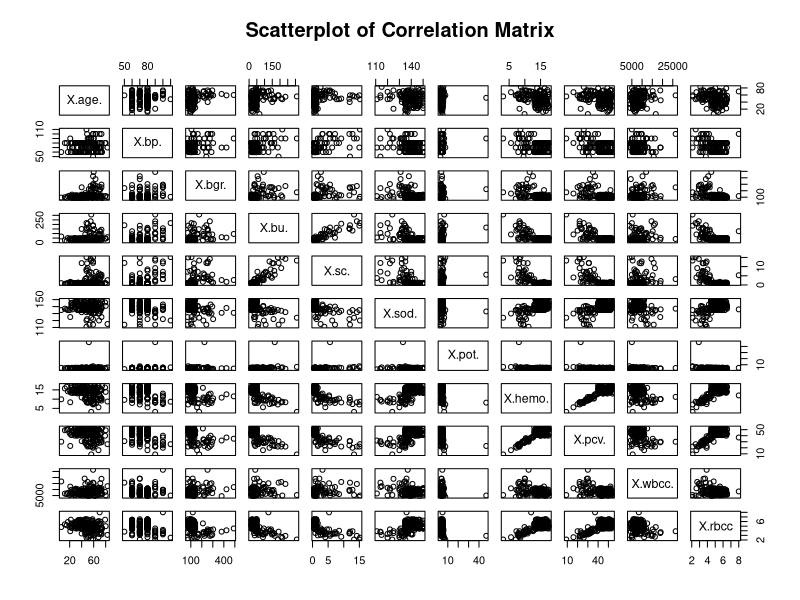
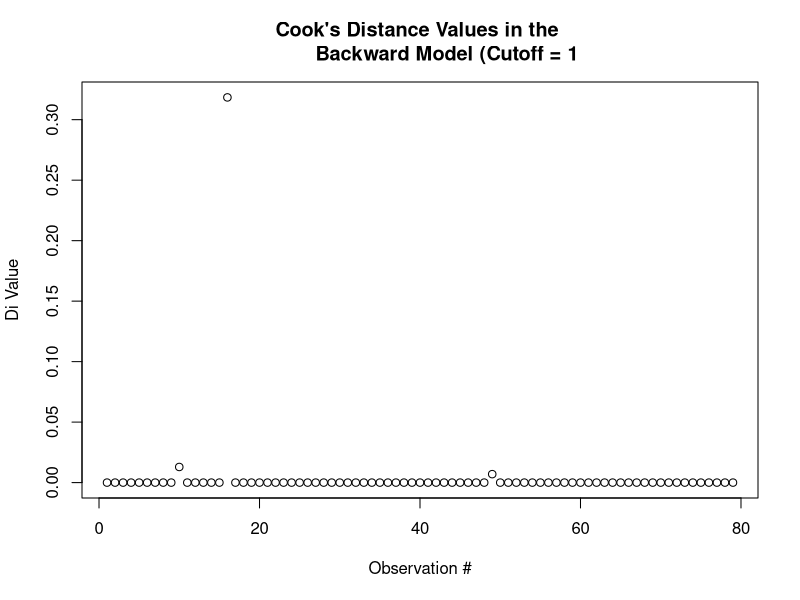
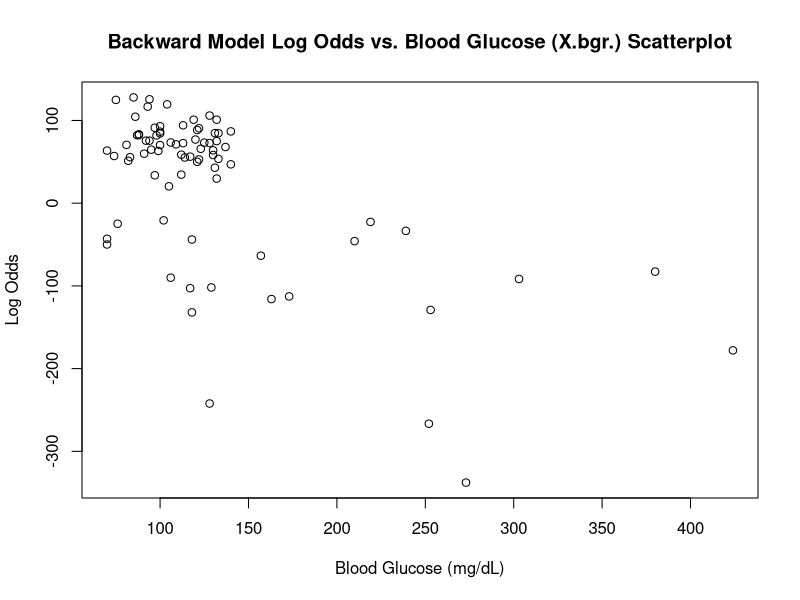
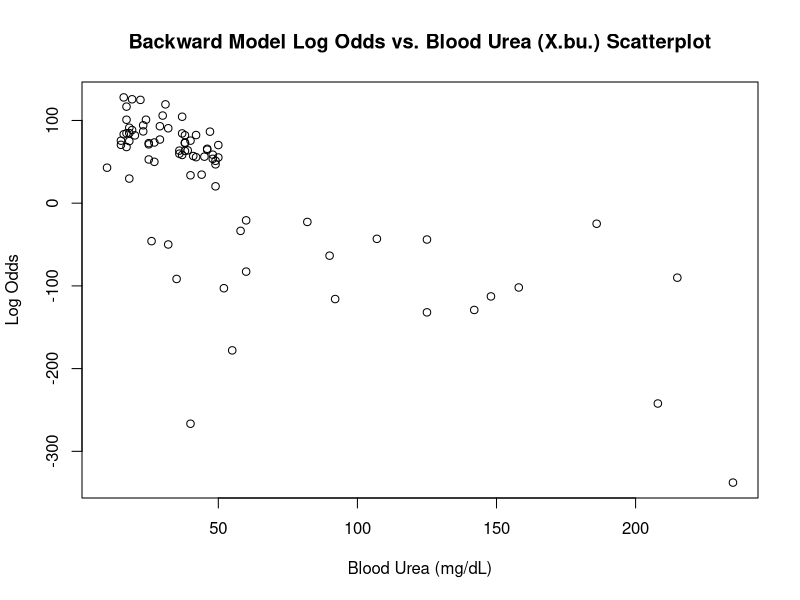
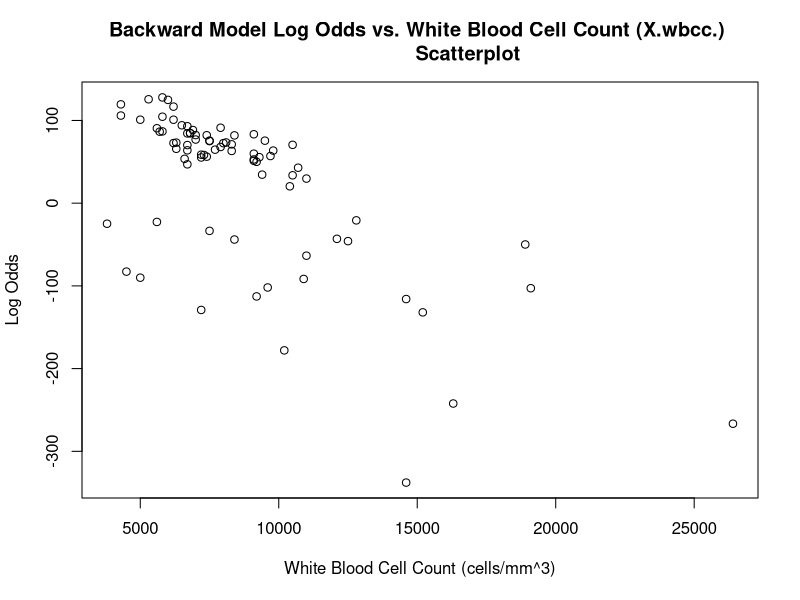

Generate these figures, in order, with R:
## ---- chunk 1
# Read original dataset
originalData <- read.csv("Data/chronic_kidney_disease_full.csv", header = TRUE)
colnames(originalData)
## ---- chunk 2
head(originalData, n = 5)
## ---- chunk 3
# Replace extraneous characters, whitespace and blankspace with NA values
replacedData <- read.csv("Data/chronic_kidney_disease_full.csv", 
	header = TRUE, na.strings = c("", " ", "?"))
head(replacedData, n = 1)
## ---- chunk 4
any(is.na(replacedData))
## ---- chunk 5
# Omit observations with NA entries
cleanedData <- na.omit(replacedData)
any(is.na(cleanedData))
## ---- chunk 6
str(cleanedData)
## ---- chunk 7
# Correct the variable types
formattedData <- cleanedData
formattedData$id <- as.integer(formattedData$id)
formattedData$X.sg. <- as.factor(formattedData$X.sg.)
formattedData$X.al. <- as.factor(formattedData$X.al.)
formattedData$X.su. <- as.factor(formattedData$X.su.)
formattedData$X.rbc. <- as.factor(formattedData$X.rbc.)
formattedData$X.pc. <- as.factor(formattedData$X.pc.)
formattedData$X.pcc. <- as.factor(formattedData$X.pcc.)
formattedData$X.ba. <- as.factor(formattedData$X.ba.)
formattedData$X.htn. <- as.factor(formattedData$X.htn.)
formattedData$X.dm. <- as.factor(formattedData$X.dm.)
formattedData$X.cad. <- as.factor(formattedData$X.cad.)
formattedData$X.appet. <- as.factor(formattedData$X.appet.)
formattedData$X.pe. <- as.factor(formattedData$X.pe.)
formattedData$X.ane. <- as.factor(formattedData$X.ane.)
formattedData$X.class. <- as.factor(formattedData$X.class.)
str(formattedData)
## ---- chunk 8
summary(formattedData)
## ---- chunk 9
# Extract continuous numerical variables
correlationMatrix <- data.frame(formattedData$X.age., formattedData$X.bp., 
	formattedData$X.bgr., formattedData$X.bu., formattedData$X.sc., 
		formattedData$X.sod., formattedData$X.pot., formattedData$X.hemo., 
			formattedData$X.pcv., formattedData$X.wbcc., formattedData$X.rbcc.)

# Abbreviate names
colnames(correlationMatrix) <- c("X.age.", "X.bp.", "X.bgr.", "X.bu.", "X.sc.", 
	"X.sod.", "X.pot.", "X.hemo.", "X.pcv.", "X.wbcc.", "X.rbcc")

# Correlation plot
plot(correlationMatrix, main = "Scatterplot of Correlation Matrix")
## ---- chunk 10
# Compute Pearson correlation coefficients and round r-values
round(cor(correlationMatrix, method = "pearson"), digits = 2)
## ---- chunk 11
abs(cor(correlationMatrix, method = "pearson")) > 0.7
## ---- chunk 12
table(formattedData$X.class.)
## ---- chunk 13
# Generate a row-randomized dataset
set.seed(42)
randomizedData <- formattedData[sample(nrow(formattedData)), ]
## ---- chunk 14
# Construct testing dataset
testingData <- randomizedData # Dataset is constructed by Complement Rule

# Construct training dataset
trainingData <- testingData[-c(1:157), ] # Copy column names & preserve type

for (i in 1:length(testingData$id)) # Extract first 22 CKD observations
{
	if ((testingData[i, ]$X.class. == "ckd") & 
		(sum(trainingData$X.class. == "ckd") < 22))
	{
		trainingData[nrow(trainingData) + 1, ] <- testingData[i, ]
		testingData <- testingData[-c(i), ]
	}
}

for (i in 1:length(testingData$id)) # Extract first 57 non-CKD observations 
{
	if ((testingData[i, ]$X.class. == "notckd") & 
		(sum(trainingData$X.class. == "notckd") < 57))
	{
		trainingData[nrow(trainingData) + 1, ] <- testingData[i, ]
		testingData <- testingData[-c(i), ]
	}
}

rm(i) # Clears the counter variable from the environment

# Reorder datasets
trainingData <- trainingData[order(trainingData$id), ]
testingData <- testingData[order(testingData$id), ]
## ---- chunk 15
# Generate the Null Model
nullModel <- glm(X.class. ~ 1, data = trainingData, family = "binomial")

# Generate the Full Model
fullModel <- glm(X.class. ~ X.age. + X.bp. + X.bgr. + X.bu. + X.sod. + X.pot. + 
	X.hemo. + X.pcv. + X.wbcc. + X.rbcc., data = trainingData, 
		family = "binomial")

# Run Forward Selection algorithm
forwardModel <- step(nullModel, direction = "forward", 
	scope = list(upper = fullModel, lower = ~1), trace = 0)
summary(forwardModel)
## ---- chunk 16
# Run the Backward Elimination algorithm
backwardModel <- step(fullModel, direction = "backward", trace = 0)
summary(backwardModel)
## ---- chunk 17
# Run Sequential Selection algorithm
sequentialModel <- step(nullModel, direction = "both", 
	scope = formula(fullModel), trace = 0)
summary(sequentialModel)
## ---- chunk 18
# Load the glmnet package
library(glmnet)

# k-fold cross-validation
lassoY <- trainingData$X.class.
lassoX <- data.matrix(trainingData[, colnames(trainingData)[2:25]])
lassoCVModel <- cv.glmnet(lassoX, lassoY, alpha = 1, family = "binomial")
lassoBestLambda <- lassoCVModel$lambda.min
lassoBestLambda
## ---- chunk 19
# Run LASSO Regression algorithm
lassoModel <- glmnet(lassoX, lassoY, alpha = 1, lambda = lassoBestLambda, 
	family = "binomial")
coef(lassoModel)
## ---- chunk 20
# k-fold cross-validation
ridgeY <- trainingData$X.class.
ridgeX <- data.matrix(trainingData[, colnames(trainingData)[2:25]])
ridgeCVModel <- cv.glmnet(ridgeX, ridgeY, alpha = 0, family = "binomial")
ridgeBestLambda <- ridgeCVModel$lambda.min
ridgeBestLambda
## ---- chunk 21
# Run Ridge Regression algorithm
ridgeModel <- glmnet(ridgeX, ridgeY, alpha = 0, lambda = ridgeBestLambda, 
	family = "binomial")
coef(ridgeModel)
## ---- chunk 22
table(formattedData$X.class.)
## ---- chunk 23
# Load car package
library(car)

# Multicollinearity Detection
vif(forwardModel)
vif(backwardModel)
## ---- chunk 24
# Cook's Distance Plot Backward Model
plot(cooks.distance(backwardModel), main = "Cook's Distance Values in the 
	 Backward Model (Cutoff = 1", xlab = "Observation #", ylab = "Di Value")
## ---- chunk 25
# Linearity Check for the Backward Model
backwardModelLogOdds <- backwardModel$linear.predictors
cor(trainingData$X.bgr., backwardModelLogOdds)
cor(trainingData$X.bu., backwardModelLogOdds)
cor(trainingData$X.wbcc., backwardModelLogOdds)


plot(trainingData$X.bgr., backwardModelLogOdds, 
	 main = "Backward Model Log Odds vs. Blood Glucose (X.bgr.) Scatterplot", 
		xlab = "Blood Glucose (mg/dL)", ylab = "Log Odds")
plot(trainingData$X.bu., backwardModelLogOdds,  
	 main = "Backward Model Log Odds vs. Blood Urea (X.bu.) Scatterplot", 
		xlab = "Blood Urea (mg/dL)", ylab = "Log Odds")
plot(trainingData$X.wbcc., backwardModelLogOdds,
	 main = "Backward Model Log Odds vs. White Blood Cell Count (X.wbcc.) 
		Scatterplot", xlab = "White Blood Cell Count (cells/mm^3)", 
			ylab = "Log Odds")
## ---- chunk 26
# Sample Size Check

table(trainingData$X.class.)

(10 * 4) / (22 / 79) # 4 regressors, 22 / 79 CKD-classified observations
## ---- chunk 27
# Load the dplyr package
library(dplyr)

# Run the Backward Model on the test dataset
backwardModelProbabilities <- backwardModel %>% predict(testingData, 
	type = "response")
backwardModelPredictedClasses <- ifelse(backwardModelProbabilities < 0.5, 
	"ckd", "notckd")
## ---- chunk 28
# Testing data matrix
testDataMatrix <- data.matrix(testingData[, 2:25])

# Run the LASSO Model on the test dataset
lassoModelPredictedProbabilities <- predict(lassoModel, s = lassoBestLambda, 
	newx = testDataMatrix, type = "response")
lassoModelPredictedClasses <- ifelse(lassoModelPredictedProbabilities < 0.5, 
	"ckd", "notckd")
## ---- chunk 29
ridgeModelPredictedProbabilities <- predict(ridgeModel, s = ridgeBestLambda, 
	newx = testDataMatrix, type = "response")
ridgeModelPredictedClasses <- ifelse(ridgeModelPredictedProbabilities < 0.5, 
	"ckd", "notckd")
## ---- chunk 30
# Load the caret package
library(caret)
## ---- chunk 31
confusionMatrix(table(backwardModelPredictedClasses, testingData$X.class.))
## ---- chunk 32
confusionMatrix(table(lassoModelPredictedClasses, testingData$X.class.))
## ---- chunk 33
confusionMatrix(table(ridgeModelPredictedClasses, testingData$X.class.))
